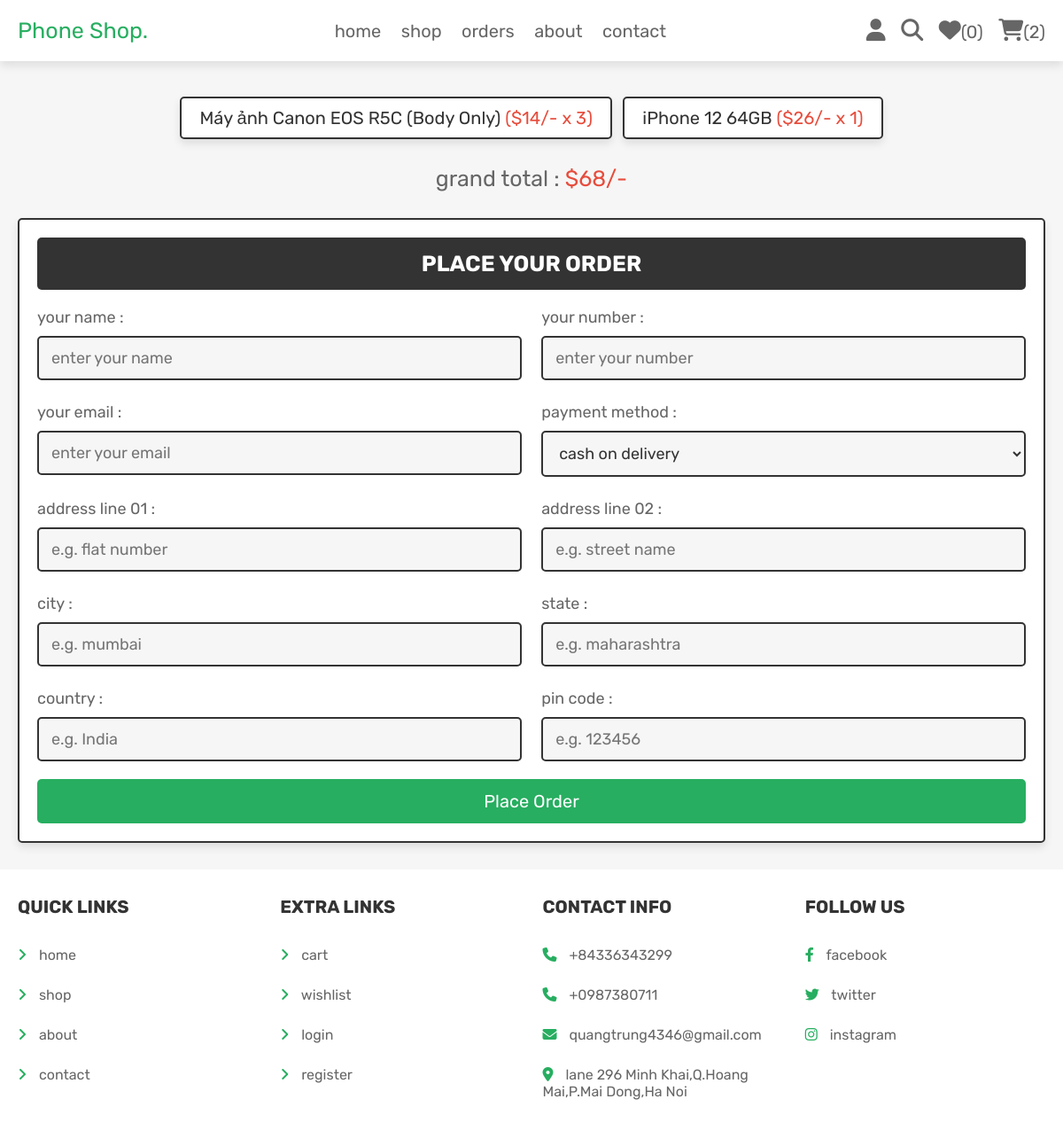
Screenshot of /checkout.php (signed in) with the database file from the repository.
### tables this page shows
CREATE TABLE `cart` (
  `id` int(100) NOT NULL,
  `user_id` int(100) NOT NULL,
  `pid` int(100) NOT NULL,
  `name` varchar(100) NOT NULL,
  `price` int(100) NOT NULL,
  `quantity` int(100) NOT NULL,
  `image` varchar(100) NOT NULL
);

### checkout.php (the view, shortened to what this page needs)
<?php
@include 'config.php';
$user_id = $_SESSION['user_id'];
?>
<!DOCTYPE html>
<html lang="en">
<head>
   <link rel="stylesheet" href="https://cdnjs.cloudflare.com/ajax/libs/font-awesome/6.1.1/css/all.min.css">
   <link rel="stylesheet" href="css/style.css">
</head>
<body>
<?php include 'header.php'; ?>
<section class="display-orders">
   <?php
      $cart_grand_total = 0;
      $select_cart_items = $conn->prepare("SELECT * FROM `cart` WHERE user_id = ?");
      $select_cart_items->execute([$user_id]);
      if($select_cart_items->rowCount() > 0){
         while($fetch_cart_items = $select_cart_items->fetch(PDO::FETCH_ASSOC)){
            $cart_total_price = ($fetch_cart_items['price'] * $fetch_cart_items['quantity']);
            $cart_grand_total += $cart_total_price;
   ?>
   <p> <?= $fetch_cart_items['name']; ?> <span>(<?= '$'.$fetch_cart_items['price'].'/- x '. $fetch_cart_items['quantity']; ?>)</span> </p>
   <?php
    }
   }else{
      echo '<p class="empty">your cart is empty!</p>';
   }
   ?>
   <div class="grand-total">grand total : <span>$<?= $cart_grand_total; ?>/-</span></div>
</section>
<section class="checkout-orders">
   <form action="" method="POST">
      <h3>place your order</h3>
      <div class="flex">
         <div class="inputBox">
            <span>your name :</span>
            <input type="text" name="name" placeholder="enter your name" class="box" required>
         </div>
         <div class="inputBox">
            <span>your number :</span>
            <input type="number" name="number" placeholder="enter your number" class="box" required>
         </div>
         <div class="inputBox">
            <span>your email :</span>
            <input type="email" name="email" placeholder="enter your email" class="box" required>
         </div>
         <div class="inputBox">
            <span>payment method :</span>
            <select name="method" class="box" required>
               <option value="cash on delivery">cash on delivery</option>
            </select>
         </div>
         <div class="inputBox">
            <span>address line 01 :</span>
            <input type="text" name="flat" placeholder="e.g. flat number" class="box" required>
         </div>
         <div class="inputBox">
            <span>address line 02 :</span>
            <input type="text" name="street" placeholder="e.g. street name" class="box" required>
         </div>
         <div class="inputBox">
            <span>city :</span>
            <input type="text" name="city" placeholder="e.g. mumbai" class="box" required>
         </div>
         <div class="inputBox">
            <span>state :</span>
            <input type="text" name="state" placeholder="e.g. maharashtra" class="box" required>
         </div>
         <div class="inputBox">
            <span>country :</span>
            <input type="text" name="country" placeholder="e.g. India" class="box" required>
         </div>
         <div class="inputBox">
            <span>pin code :</span>
            <input type="number" min="0" name="pin_code" placeholder="e.g. 123456" class="box" required>
         </div>
      </div>
      <input type="submit" name="order" class="btn <?= ($cart_grand_total > 1)?'':'disabled'; ?>" value="place order">
   </form>
</section>
<?php include 'footer.php'; ?>
</body>
</html>

### css/style.css (style rules this page uses)
.display-orders { text-align: center; padding-bottom: 0; }
.display-orders p { display: inline-block; padding:1rem 2rem; margin:1rem .5rem; font-size: 2rem; text-align: center; border:var(--border); background-color: var(--white); box-shadow: var(--box-shadow); border-radius: .5rem; }
.display-orders p span { color:var(--red); }
.display-orders .grand-total { margin-top: 2rem; font-size: 2.5rem; color:var(--light-color); }
.display-orders .grand-total span { color:var(--red); }
.checkout-orders form { padding:2rem; border:var(--border); background-color: var(--white); box-shadow: var(--box-shadow); border-radius: .5rem; }
.checkout-orders form h3 { border-radius: .5rem; background-color: var(--black); color:var(--white); padding:1.5rem 1rem; text-align: center; text-transform: uppercase; margin-bottom: 2rem; font-size: 2.5rem; }
.checkout-orders form .flex { display: flex; flex-wrap: wrap; gap:1.5rem; justify-content: space-between; }
.checkout-orders form .flex .inputBox { width: 49%; }
.checkout-orders form .flex .inputBox .box { width: 100%; border:var(--border); border-radius: .5rem; font-size: 1.8rem; color:var(--black); padding:1.2rem 1.4rem; margin:1rem 0; background-color: var(--light-bg); }
.checkout-orders form .flex .inputBox span { font-size: 1.8rem; color:var(--light-color); }

### css/components.css (style rules this page uses)
:root { --green:#27ae60; --orange:#f39c12; --red:#e74c3c; --black:#333; --light-color:#666; --white:#fff; --light-bg:#f6f6f6; --border:.2rem solid var(--black); --box-shadow:0 .5rem 1rem rgba(0,0,0,.1); }
* { font-family: 'Rubik', sans-serif; margin:0; padding:0; box-sizing: border-box; outline: none; border:none; text-decoration: none; color:var(--black); }
body { background-color: var(--light-bg); }
html { font-size: 62.5%; overflow-x: hidden; scroll-behavior: smooth; scroll-padding-top: 6.5rem; }
section { padding:3rem 2rem; max-width: 1200px; margin:0 auto; }
.btn, .delete-btn, .option-btn { display: block; width: 100%; margin-top: 1rem; border-radius: .5rem; color:var(--white); font-size: 2rem; padding:1.3rem 3rem; text-transform: capitalize; cursor: pointer; text-align: center; }
.btn { background-color: var(--green); }

### rows the page displays
cart: name "Máy ảnh Canon EOS R5C (Body Only)", price "14", quantity "3"
cart: name "iPhone 12 64GB", price "26", quantity "1"

### other values shown
$count_wishlist_items->rowCount() "0"
$count_cart_items->rowCount() "2"
$cart_grand_total "68"
